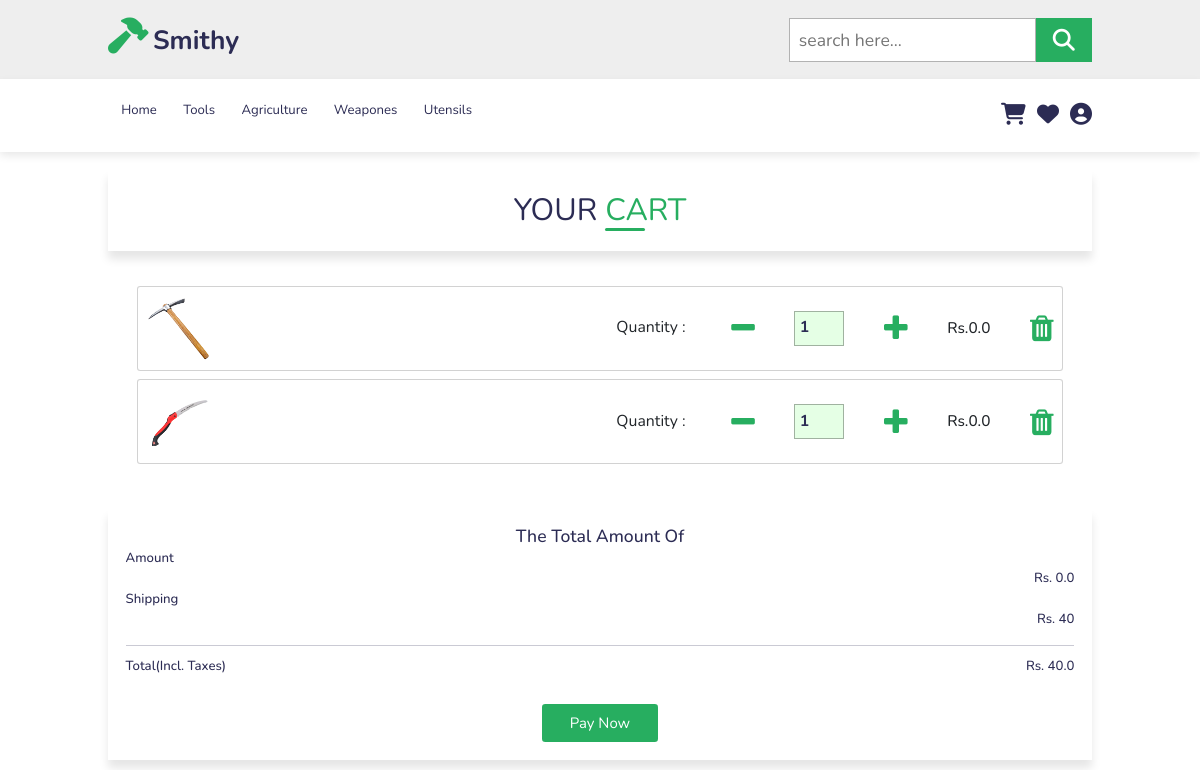
The page /cart/ (signed in) on the database as committed earlier.
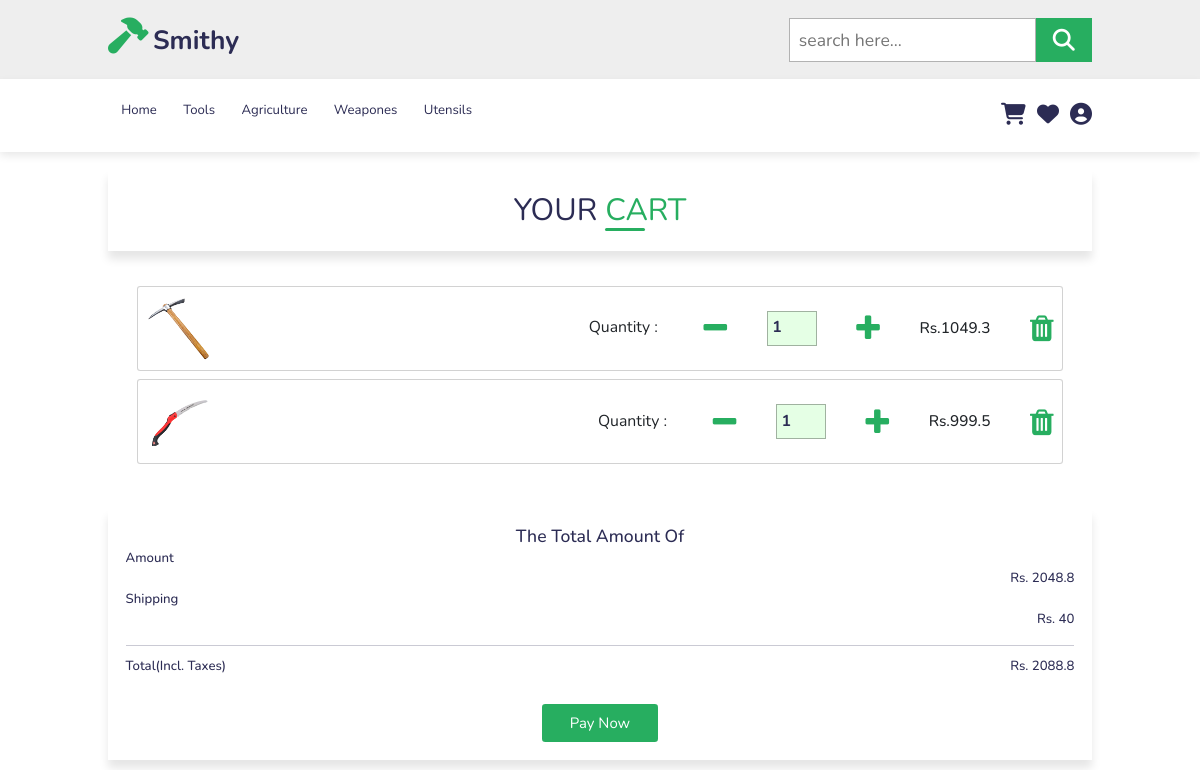
The same page on the database as committed later.
### cart/models.py (models this page shows, shortened)
class Cart (models.Model):
    user = models. ForeignKey (User, on_delete=models.CASCADE)
    product = models. ForeignKey (Product, on_delete=models.CASCADE)
    quantity = models.PositiveIntegerField(default=1)

### shop/models.py (models this page shows, shortened)
class Product(models.Model):
    title = models.CharField(max_length=100)
    price = models.FloatField(default=0)
    discount = models.IntegerField(default=0)
    discounted_price = models.FloatField(default=0)
    description = models.TextField(blank= True, null=True, unique = True)
    category = models.CharField(max_length=100)
    product_image = models.ImageField(upload_to='static/image/')
    quantity=models.IntegerField(default=1)
    seller = models.CharField(default='NA',max_length=100)
    seller_email = models.CharField(default='NA',max_length=100)
    @property
    def discounted_price(self):
        discount_amount = (self.price * self.discount) / 100
        discounted_price = self.price - discount_amount
        return discounted_price

### shop/views.py (the view)
# urls.py: path('cart/',views.show_cart,name='showcart'),
def show_cart(request):
    user=request.user
    cart= Cart.objects.filter(user=user)
    amount = 0
    shiping_amount = 40
    l= len(cart)
    for p in cart:
        value = p.quantity * p.product.discounted_price
        amount = amount + value
    totalamount = amount + shiping_amount
    return render(request,'shop/cart.html',locals())

### shop/templates/shop/cart.html (shortened to what this page needs)
{% extends 'base.html' %} {% load static %} {% block content %}
<section>
  {% if l == 0 %}
  <div class="heading">Your <span class="title">Cart</span> is Empty .</div>
  {% else %}
  <div class="heading">
    Your
    <span class="title">Cart</span>
  </div>
  <div class="row">
    <div class="overflow-scroll" style="max-height: 400px">
      {% for item in cart %}
      <div class="card mb-3">
        <div class="card-body">
          <div class="d-flex justify-content-between">
            <div class="d-flex flex-row align-items-center">
              <div>
                <a href="{% url 'shop:product_details' item.product.id %}" >
                <img
                  src="/{{item.product.product_image}}"
                  class="img-fluid rounded-3"
                  alt="Shopping item"
                  style="width: 65px"
                />
              </a>
              </div>
            </div>
            <div class="d-flex align-items-center">
              <div class="quantity d-flex align-items-center">
                <span>quantity : </span>
                <form
                  action="{% url 'shop:decrease_quantity' item.id %}"
                  method="post"
                  style="display: inline"
                >
                  <button  type="submit"><i class="delete_btn fa fa-minus" style="font-size: 30px; background: white"></i></button>
                </form>
                <input type="number" style="width:50px" value="{{item.quantity}}" />
                <form
                  action="{% url 'shop:increase_quantity' item.id %}"
                  method="post"
                  style="display: inline"
                >
                  <button type="submit"><i class="delete_btn fa fa-plus" style="font-size: 30px; background: white"></i></button>
                </form>
              </div>
              <div class="price">
                <h3 class="mb-0">
                  Rs.<span>{{item.product.discounted_price}}</span>
                </h3>
              </div>
              <form action="/delete-from-cart">
                <button type="submit">
                  <i class="delete_btn fa fa-trash" style="font-size: 30px; background: white"></i>
                </button>
              </form>
            </div>
          </div>
        </div>
      </div>
      {% endfor %}
    </div>
  </div>
  <div class="heading">
    <div class="card-body">
      <h2>The total amount of</h2>
      <div class="d-flex justify-content-start align-items-center">
        <h4>Amount</h4>
      </div>
      <div class="d-flex justify-content-end align-items-center">
        <h4>Rs. {{amount}}</h4>
      </div>
      <div class="d-flex justify-content-start align-items-center">
        <h4>Shipping</h4>
      </div>
      <div class="d-flex justify-content-end align-items-center">
        <h4>Rs. {{shiping_amount}}</h4>
      </div>
      <hr class="my-4" />
      <div class="d-flex justify-content-between mb-4">
        <h4 class="mb-2">Total(Incl. taxes)</h4>
        <h4 class="mb-2">Rs. {{totalamount}}</h4>
      </div>
    </div>
    <a href="{% url 'shop:payment' %}" class="btn">Pay Now</a>
  </div>
  {% endif %}
</section>
{% endblock %}

Rows that differ between the two databases and show on the page:
changed through a linked row, Cart (number 1 of 2 on the later page): product.discounted_price "0.0" → "1049.3"
changed through a linked row, Cart (number 2 of 2 on the later page): product.discounted_price "0.0" → "999.5"
Other text that changed with them:
{{ amount }}: "0.0" → "2048.8"
{{ totalamount }}: "40.0" → "2088.8"
